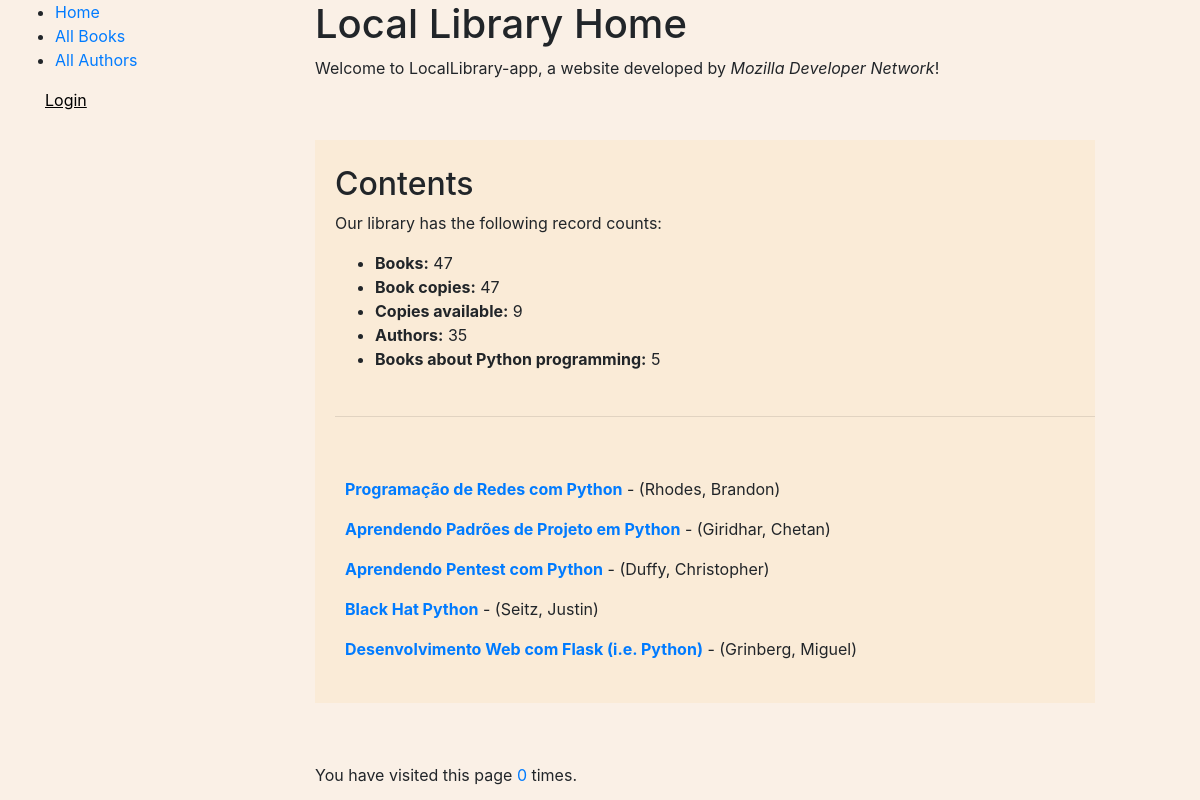
Page /catalog/ on the committed database.
### catalog/models.py (models this page shows, shortened)
class Book(models.Model):
	title = models.CharField(max_length=200)
	author = models.ForeignKey('Author', on_delete=models.SET_NULL, null=True)
	summary = models.TextField(max_length=1000, help_text='Enter a brief description of the book')
	isbn = models.CharField('ISBN', max_length=13, help_text='13 Character <a href="http://www.isbn-international.org/content/what-isbn">ISBN number</a>')
	language = models.ForeignKey('Language', on_delete=models.SET_NULL, null=True)
	genre = models.ManyToManyField(Genre, help_text='Select a genre for this book')
	def display_genre(self):
		"""Create a string for the Genre. This is required to display genre in Admin."""
		return ', '.join(genre.name for genre in self.genre.all()[:3])
	display_genre.short_description = 'Genre'

class Author(models.Model):
	first_name = models.CharField(max_length=100)
	last_name = models.CharField(max_length=100)
	date_of_birth = models.DateField(null=True, blank=True)
	date_of_death = models.DateField('Died', null=True, blank=True)
	class Meta:
		ordering = ['last_name', 'first_name']
	def __str__(self):
		return f'{self.last_name}, {self.first_name}'

### catalog/views.py (the view)
# urls.py: path('', views.index, name='index'),
def index(request):
	num_books = Book.objects.all().count()
	num_instances = BookInstance.objects.all().count()
	num_instances_available = BookInstance.objects.filter(status__exact='a').count()
	num_authors = Author.objects.count()
	num_python_words = Book.objects.filter(title__icontains='python').count()
	name_python_books = Book.objects.filter(title__icontains='python')[:15] # Get 15 books containing the title python
	num_visits = request.session.get('num_visits', 0)
	request.session['num_visits'] = num_visits + 1
	context = {
		'num_books': num_books,
		'num_instances': num_instances,
		'num_instances_available': num_instances_available,
		'num_authors': num_authors,
		'num_python_words': num_python_words,
		'name_python_books': name_python_books,
		'num_visits': num_visits,
	}
	return render(request, 'index.html', context=context)

### catalog/templates/index.html (shortened to what this page needs)
{% extends "base_generic.html" %}
{% block content %}
	<h1>Local Library Home</h1>
	<p>Welcome to LocalLibrary-app, a website developed by <em>Mozilla Developer Network</em>!</p>
	<div style="background: antiquewhite;padding:25px 0 5px 20px;margin-top:60px;max-width: 780px;">
		<h2 style="">Contents</h2>
		<p>Our library has the following record counts:</p>
		<ul>
			<li><strong>Books:</strong> {{ num_books }}</li>
			<li><strong>Book copies:</strong> {{ num_instances }}</li>
			<li><strong>Copies available:</strong>  {{ num_instances_available}}</li>
			<li><strong>Authors:</strong> {{ num_authors }}</li>
			<li><strong>Books about Python programming:</strong> {{ num_python_words }}</li>
		</ul>
		<hr style="margin-top:45px;margin-bottom:45px;" />
		<div>
			<ul style="padding:15px 0 5px 10px; list-style:none">
				{% for python in name_python_books %}
					<li style="margin-bottom:16px;"><span style="color:#007bff;font-weight: bold;">{{ python.title }}</span> - ({{ python.author }})</li>
				{% endfor %}
			</ul>
		</div>
	</div>
	<div style="margin-top:60px;" class="visit-count">
		<p>You have visited this page <span style="color:#007bff;">{{ num_visits}}</span>{% if num_visits == 1 %} time{% else %} times{% endif %}.</p>
	</div>
{% endblock %}

### catalog/static/css/styles.css (style rules this page uses)
body { background-color: linen; }

### rows in the picture
Book: title "Programação de Redes com Python", author "Rhodes, Brandon"
Book: title "Aprendendo Padrões de Projeto em Python", author "Giridhar, Chetan"
Book: title "Aprendendo Pentest com Python", author "Duffy, Christopher"
Book: title "Black Hat Python", author "Seitz, Justin"
Book: title "Desenvolvimento Web com Flask (i.e. Python)", author "Grinberg, Miguel"

### other values in the picture
{{ num_books }} "47"
{{ num_instances }} "47"
{{ num_instances_available }} "9"
{{ num_authors }} "35"
{{ num_python_words }} "5"
{{ num_visits }} "0"
